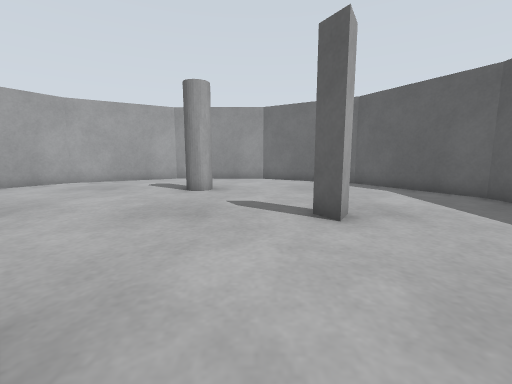
view 1 (above)

12 first-person views from a walk through a Gazebo world. The camera is 0.13 m above the floor, tilts 8° down and sees 90° across. The floor is counted in squares, 0.1 m on a side. Each view is taken from the middle of a square. On the plan, view 1 faces up. The plan holds only what a view shows up to about 12 squares ahead; the rest is blank.

view 2
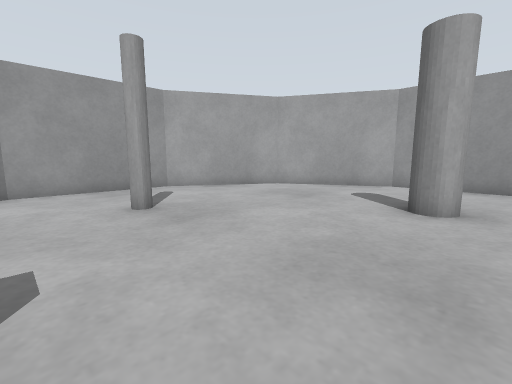

view 3
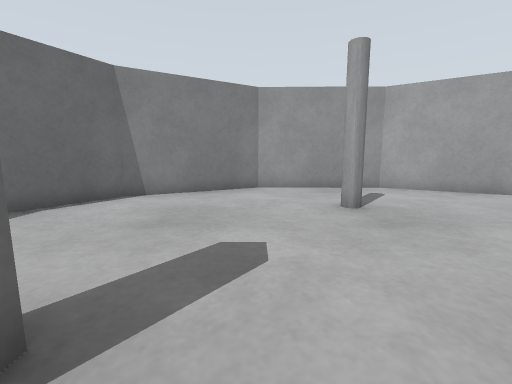

view 4
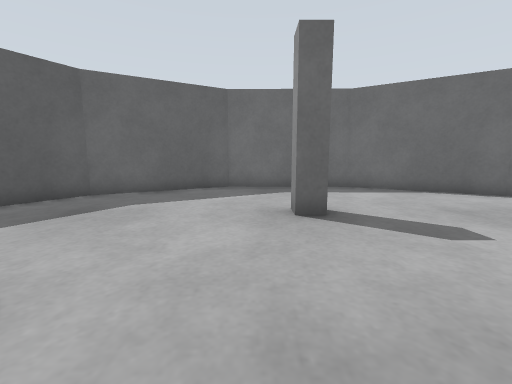

view 5
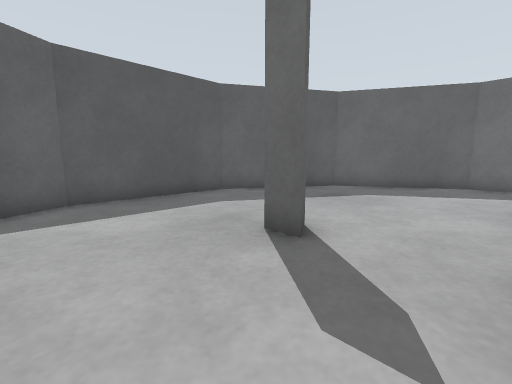

view 6
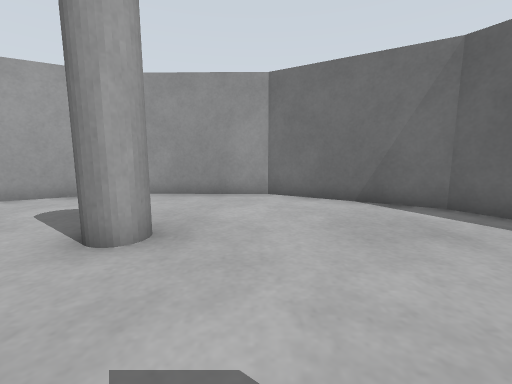

view 7
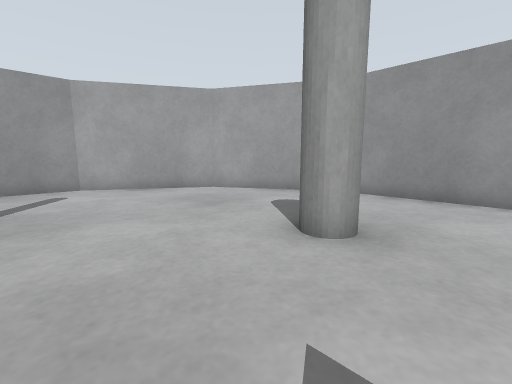

view 8
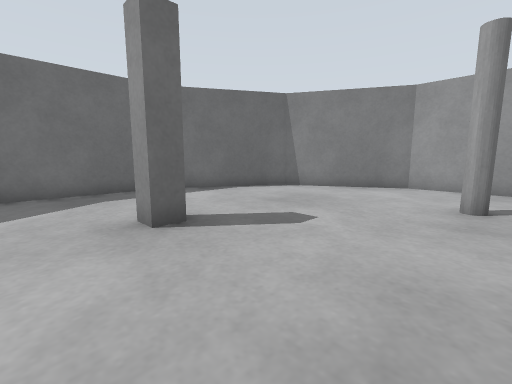

view 9
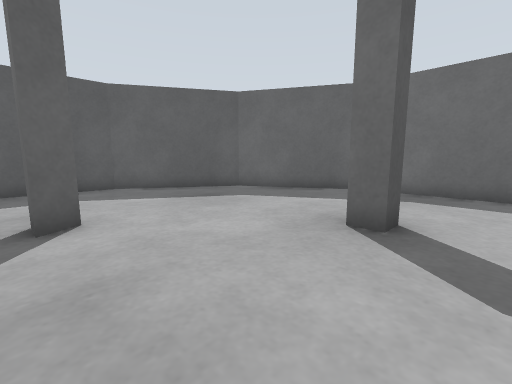

view 10
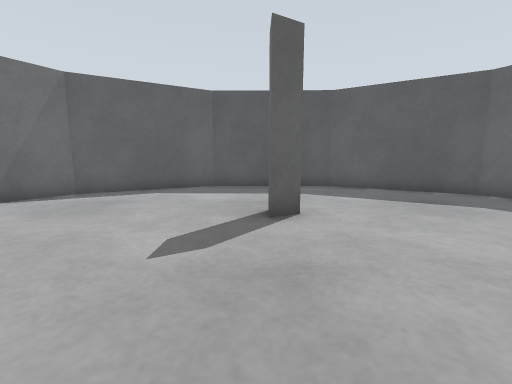

view 11
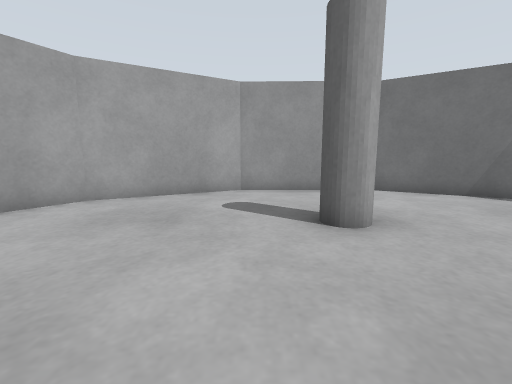

view 12
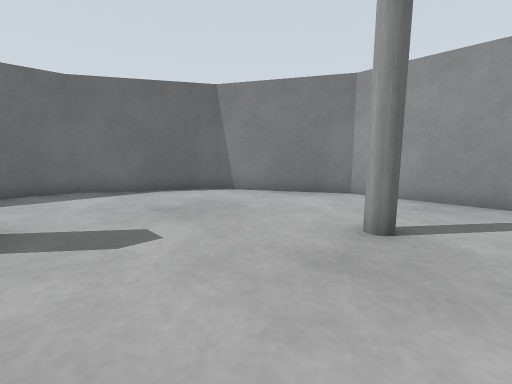

### Floor plan
Points are (right, up) in squares from view 1. A wall is a line through its corners. A room is listed if a view was taken in it or the views show most of it. See-through windows are left out.
Room 1 (views 1, 2, 3, 4, 5, 6, 7, 8, 9, 10, 11, 12)
walls: (-2.6, 0.6) (-2.6, 1.5) (-1.9, 1.5) (-1.9, 0.8); (0.2, -3.9) (4.5, -1.5) (7.1, 2.8) (7.1, 7.8) (4.7, 12.2) (0.4, 14.8) (-4.6, 14.8) (-8.9, 12.4) (-11.5, 8.1) (-11.6, 3.1) (-9.1, -1.3) (-4.8, -3.8) (0.2, -3.9)

Where each view was taken, in squares from view 1:
view 1: 0 up, 0 right, facing up
view 2: 3 up, 1 left, facing up-left
view 3: 3 up, 1 left, facing left
view 4: 7 up, 1 left, facing down
view 5: 9 up, 1 left, facing down-right
view 6: 6 up, 0 right, facing up
view 7: 6 up, 0 right, facing up-left
view 8: 6 up, 0 right, facing down-left
view 9: 6 up, 4 left, facing down-right
view 10: 6 up, 4 left, facing right
view 11: 5 up, 4 left, facing up
view 12: 7 up, 3 left, facing down-left
